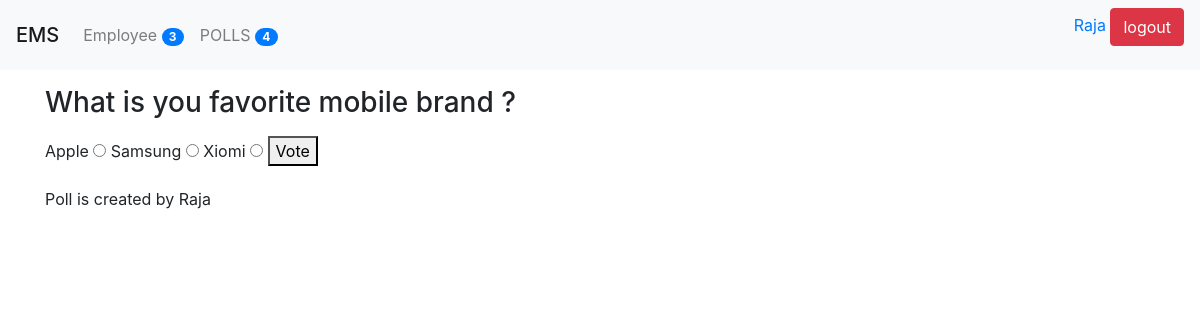
The page /poll/3/ (signed in) on the database as committed earlier.
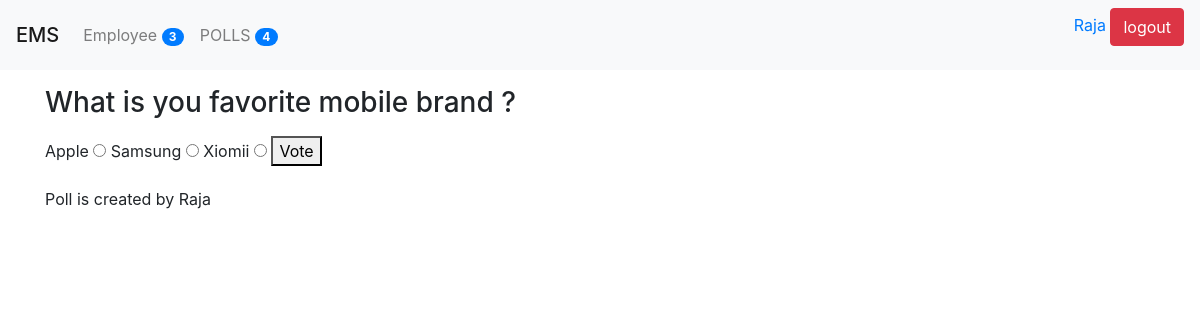
The same page on the database as committed later.
### poll/models.py (models this page shows, shortened)
class Choice(models.Model):
    question = models.ForeignKey('poll.Question', on_delete=models.CASCADE)
    text = models.TextField(null=True, blank=True)
    created_at = models.DateTimeField(auto_now_add=True)
    updated_at = models.DateTimeField(auto_now=True)

### poll/views.py (the view, shortened to what this page needs)
# urls.py: path('poll/', include('poll.urls')),
@login_required(login_url= '/login/')
def poll(request, id = None):
    if request.method == "GET":
        try:
            question = Question.objects.get(id=id)
        except:
            raise Http404
        context = {}
        context['question'] = question
        return render(request, 'polls/poll.html', context)

### poll/context_processor.py (called while the page is built)
def poll_count(request):
    count = Question.objects.count()
    return {"polls_count" : count}

def emp_count(request):
    count = User.objects.count()
    return {"emp_count" : count}

### poll/models.py (called while the page is built)
    @property
    def choices(self):
        return self.choice_set.all()

### poll/templatetags/poll_extras.py (called while the page is built)
def upper(value):
    return value.upper()

### templates/polls/poll.html (shortened to what this page needs)
{% extends 'polls/base.html' %}
{% block content %}
<p>
<h3>{{question.title }}</h3>
</p>
<form method="POST" action="/poll/{{question.id}}/">
{% for choice in question.choices %}
    <label> {{ choice.text }} </label>
    <input type="radio" name="choice" value="{{choice.id}}">
{% empty %}
    <p> There is no choices avialable for this question</p>
{% endfor%}
    <button type="submit" value="Vote">Vote</button>
</form>
<p>Poll is created by {{question.created_by.first_name}}</p>
{% endblock content %}

Rows that differ between the two databases and show on the page:
changed Choice: text "Xiomi" → "Xiomii"
